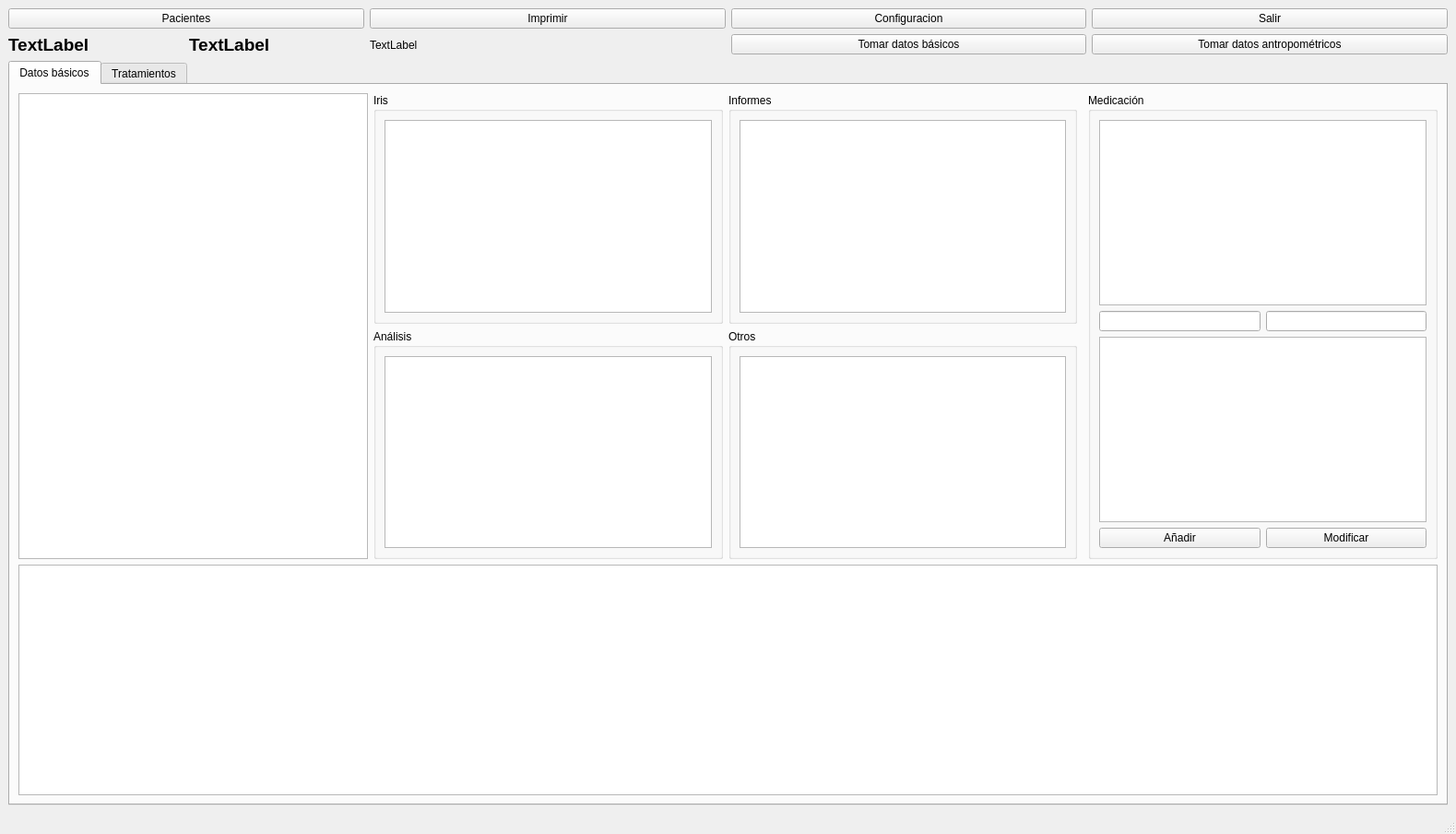
<?xml version="1.0" encoding="UTF-8"?>
<ui version="4.0">
 <class>Consulta</class>
 <widget class="QMainWindow" name="Consulta">
  <property name="geometry">
   <rect>
    <x>0</x>
    <y>0</y>
    <width>1579</width>
    <height>904</height>
   </rect>
  </property>
  <property name="windowTitle">
   <string>Consulta</string>
  </property>
  <widget class="QWidget" name="centralwidget">
   <layout class="QGridLayout" name="gridLayout">
    <item row="0" column="3">
     <widget class="QPushButton" name="pbSalir">
      <property name="text">
       <string>Salir</string>
      </property>
      <property name="icon">
       <iconset resource="iconos.qrc">
        <normaloff>:/iconos/close.png</normaloff>:/iconos/close.png</iconset>
      </property>
      <property name="iconSize">
       <size>
        <width>40</width>
        <height>40</height>
       </size>
      </property>
     </widget>
    </item>
    <item row="2" column="0" colspan="4">
     <widget class="QTabWidget" name="tabWidget">
      <property name="layoutDirection">
       <enum>Qt::LeftToRight</enum>
      </property>
      <property name="tabPosition">
       <enum>QTabWidget::North</enum>
      </property>
      <property name="currentIndex">
       <number>0</number>
      </property>
      <property name="elideMode">
       <enum>Qt::ElideNone</enum>
      </property>
      <property name="documentMode">
       <bool>false</bool>
      </property>
      <property name="tabsClosable">
       <bool>false</bool>
      </property>
      <property name="movable">
       <bool>false</bool>
      </property>
      <property name="tabBarAutoHide">
       <bool>false</bool>
      </property>
      <widget class="QWidget" name="tabDatosBasicos">
       <property name="accessibleName">
        <string/>
       </property>
       <attribute name="title">
        <string>Datos básicos</string>
       </attribute>
       <layout class="QGridLayout" name="gridLayout_13">
        <item row="1" column="4" rowspan="2">
         <widget class="QGroupBox" name="groupBox">
          <property name="title">
           <string>Medicación</string>
          </property>
          <property name="flat">
           <bool>false</bool>
          </property>
          <property name="checkable">
           <bool>false</bool>
          </property>
          <layout class="QGridLayout" name="gridLayout_2">
           <item row="3" column="3">
            <widget class="QPushButton" name="pbModificarMedicacion">
             <property name="text">
              <string>Modificar</string>
             </property>
            </widget>
           </item>
           <item row="1" column="3">
            <widget class="QLineEdit" name="lePosologia"/>
           </item>
           <item row="1" column="2">
            <widget class="QLineEdit" name="leDosis"/>
           </item>
           <item row="0" column="2" colspan="2">
            <widget class="QListView" name="lvMedicamentos"/>
           </item>
           <item row="2" column="2" colspan="2">
            <widget class="QTextEdit" name="teNotasmedicamento"/>
           </item>
           <item row="3" column="2">
            <widget class="QPushButton" name="pbAnadirMedicacion">
             <property name="text">
              <string>Añadir</string>
             </property>
            </widget>
           </item>
          </layout>
         </widget>
        </item>
        <item row="0" column="3" colspan="2">
         <layout class="QGridLayout" name="gridLayout_8"/>
        </item>
        <item row="1" column="2">
         <widget class="QGroupBox" name="groupBox_8">
          <property name="title">
           <string>Informes</string>
          </property>
          <layout class="QGridLayout" name="gridLayout_11">
           <item row="0" column="0">
            <widget class="QListView" name="lvInformes"/>
           </item>
          </layout>
         </widget>
        </item>
        <item row="3" column="0" colspan="5">
         <widget class="QTableView" name="tableView"/>
        </item>
        <item row="1" column="1">
         <widget class="QGroupBox" name="groupBox_6">
          <property name="title">
           <string>Iris</string>
          </property>
          <layout class="QGridLayout" name="gridLayout_9">
           <item row="0" column="1">
            <widget class="QListWidget" name="lvIris">
             <property name="viewMode">
              <enum>QListView::ListMode</enum>
             </property>
            </widget>
           </item>
          </layout>
         </widget>
        </item>
        <item row="2" column="1">
         <widget class="QGroupBox" name="groupBox_7">
          <property name="title">
           <string>Análisis</string>
          </property>
          <layout class="QGridLayout" name="gridLayout_10">
           <item row="0" column="0">
            <widget class="QListView" name="lvAnalisis"/>
           </item>
          </layout>
         </widget>
        </item>
        <item row="2" column="2">
         <widget class="QGroupBox" name="groupBox_9">
          <property name="title">
           <string>Otros</string>
          </property>
          <layout class="QGridLayout" name="gridLayout_12">
           <item row="0" column="0">
            <widget class="QListView" name="lvOtros"/>
           </item>
          </layout>
         </widget>
        </item>
        <item row="1" column="0" rowspan="2">
         <widget class="QTextEdit" name="teNotaPaciente"/>
        </item>
       </layout>
      </widget>
      <widget class="QWidget" name="tabTratamientos">
       <attribute name="title">
        <string>Tratamientos</string>
       </attribute>
      </widget>
     </widget>
    </item>
    <item row="1" column="0">
     <layout class="QHBoxLayout" name="horizontalLayout">
      <item>
       <widget class="QLabel" name="lNombre">
        <property name="font">
         <font>
          <pointsize>14</pointsize>
          <weight>75</weight>
          <bold>true</bold>
         </font>
        </property>
        <property name="text">
         <string>TextLabel</string>
        </property>
       </widget>
      </item>
      <item>
       <widget class="QLabel" name="lEdad">
        <property name="font">
         <font>
          <pointsize>14</pointsize>
          <weight>75</weight>
          <bold>true</bold>
         </font>
        </property>
        <property name="text">
         <string>TextLabel</string>
        </property>
       </widget>
      </item>
     </layout>
    </item>
    <item row="0" column="1">
     <widget class="QPushButton" name="pbImprimir">
      <property name="text">
       <string>Imprimir</string>
      </property>
      <property name="icon">
       <iconset>
        <normaloff>:/new/ico/iconos/Printer_Picture.png</normaloff>:/new/ico/iconos/Printer_Picture.png</iconset>
      </property>
      <property name="iconSize">
       <size>
        <width>40</width>
        <height>40</height>
       </size>
      </property>
     </widget>
    </item>
    <item row="0" column="0">
     <widget class="QPushButton" name="pbPacientes">
      <property name="text">
       <string>Pacientes</string>
      </property>
      <property name="icon">
       <iconset resource="iconos.qrc">
        <normaloff>:/iconos/demographic.png</normaloff>:/iconos/demographic.png</iconset>
      </property>
      <property name="iconSize">
       <size>
        <width>40</width>
        <height>40</height>
       </size>
      </property>
     </widget>
    </item>
    <item row="0" column="2">
     <widget class="QPushButton" name="pbConfiguracion">
      <property name="text">
       <string>Configuracion</string>
      </property>
      <property name="icon">
       <iconset resource="iconos.qrc">
        <normaloff>:/iconos/Snowe2.1 Icon 13.ico</normaloff>:/iconos/Snowe2.1 Icon 13.ico</iconset>
      </property>
      <property name="iconSize">
       <size>
        <width>40</width>
        <height>40</height>
       </size>
      </property>
     </widget>
    </item>
    <item row="1" column="3">
     <widget class="QPushButton" name="pbMedidaCorporal">
      <property name="text">
       <string>Tomar datos antropométricos</string>
      </property>
      <property name="icon">
       <iconset resource="iconos.qrc">
        <normaloff>:/iconos/medidas.ico</normaloff>:/iconos/medidas.ico</iconset>
      </property>
      <property name="iconSize">
       <size>
        <width>25</width>
        <height>25</height>
       </size>
      </property>
     </widget>
    </item>
    <item row="1" column="2">
     <widget class="QPushButton" name="pbTomarDatos">
      <property name="text">
       <string>Tomar datos básicos</string>
      </property>
      <property name="icon">
       <iconset resource="iconos.qrc">
        <normaloff>:/iconos/presion-arterial.png</normaloff>:/iconos/presion-arterial.png</iconset>
      </property>
      <property name="iconSize">
       <size>
        <width>25</width>
        <height>25</height>
       </size>
      </property>
     </widget>
    </item>
    <item row="1" column="1">
     <widget class="QLabel" name="label">
      <property name="text">
       <string>TextLabel</string>
      </property>
      <property name="openExternalLinks">
       <bool>false</bool>
      </property>
     </widget>
    </item>
   </layout>
  </widget>
  <widget class="QMenuBar" name="menubar">
   <property name="geometry">
    <rect>
     <x>0</x>
     <y>0</y>
     <width>1579</width>
     <height>30</height>
    </rect>
   </property>
  </widget>
  <widget class="QStatusBar" name="statusbar"/>
 </widget>
 <resources>
  <include location="iconos.qrc"/>
 </resources>
 <connections>
  <connection>
   <sender>pbSalir</sender>
   <signal>clicked()</signal>
   <receiver>Consulta</receiver>
   <slot>close()</slot>
   <hints>
    <hint type="sourcelabel">
     <x>754</x>
     <y>60</y>
    </hint>
    <hint type="destinationlabel">
     <x>796</x>
     <y>137</y>
    </hint>
   </hints>
  </connection>
 </connections>
</ui>
